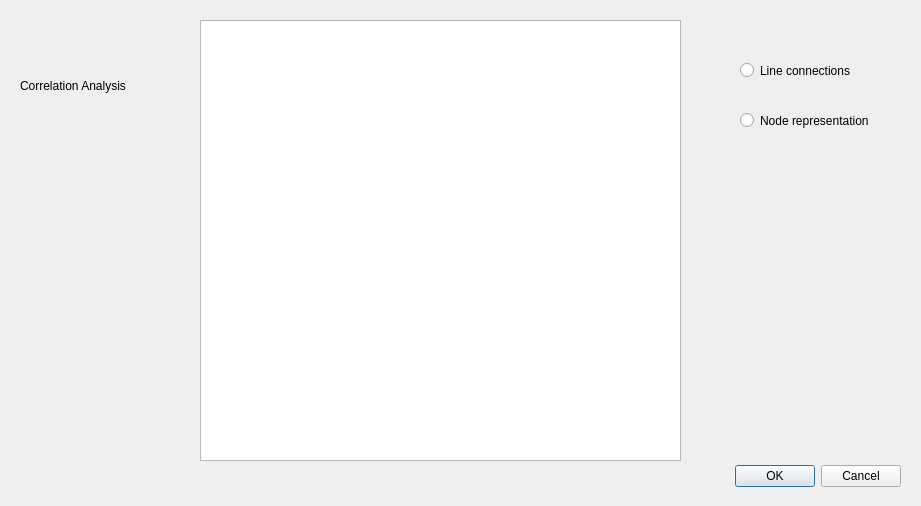
<?xml version="1.0" encoding="UTF-8"?>
<ui version="4.0">
 <class>Dialog</class>
 <widget class="QDialog" name="Dialog">
  <property name="geometry">
   <rect>
    <x>0</x>
    <y>0</y>
    <width>921</width>
    <height>506</height>
   </rect>
  </property>
  <property name="windowTitle">
   <string>Dialog</string>
  </property>
  <widget class="QDialogButtonBox" name="buttonBox">
   <property name="geometry">
    <rect>
     <x>560</x>
     <y>460</y>
     <width>341</width>
     <height>32</height>
    </rect>
   </property>
   <property name="orientation">
    <enum>Qt::Horizontal</enum>
   </property>
   <property name="standardButtons">
    <set>QDialogButtonBox::Cancel|QDialogButtonBox::Ok</set>
   </property>
  </widget>
  <widget class="QLabel" name="label">
   <property name="geometry">
    <rect>
     <x>20</x>
     <y>70</y>
     <width>181</width>
     <height>31</height>
    </rect>
   </property>
   <property name="text">
    <string>Correlation Analysis </string>
   </property>
  </widget>
  <widget class="QGraphicsView" name="graphicsView">
   <property name="geometry">
    <rect>
     <x>200</x>
     <y>20</y>
     <width>481</width>
     <height>441</height>
    </rect>
   </property>
  </widget>
  <widget class="QRadioButton" name="radioButton">
   <property name="geometry">
    <rect>
     <x>740</x>
     <y>60</y>
     <width>141</width>
     <height>21</height>
    </rect>
   </property>
   <property name="text">
    <string>Line connections</string>
   </property>
  </widget>
  <widget class="QRadioButton" name="radioButton_2">
   <property name="geometry">
    <rect>
     <x>740</x>
     <y>110</y>
     <width>161</width>
     <height>21</height>
    </rect>
   </property>
   <property name="text">
    <string>Node representation</string>
   </property>
  </widget>
 </widget>
 <resources/>
 <connections>
  <connection>
   <sender>buttonBox</sender>
   <signal>accepted()</signal>
   <receiver>Dialog</receiver>
   <slot>accept()</slot>
   <hints>
    <hint type="sourcelabel">
     <x>248</x>
     <y>254</y>
    </hint>
    <hint type="destinationlabel">
     <x>157</x>
     <y>274</y>
    </hint>
   </hints>
  </connection>
  <connection>
   <sender>buttonBox</sender>
   <signal>rejected()</signal>
   <receiver>Dialog</receiver>
   <slot>reject()</slot>
   <hints>
    <hint type="sourcelabel">
     <x>316</x>
     <y>260</y>
    </hint>
    <hint type="destinationlabel">
     <x>286</x>
     <y>274</y>
    </hint>
   </hints>
  </connection>
 </connections>
</ui>
